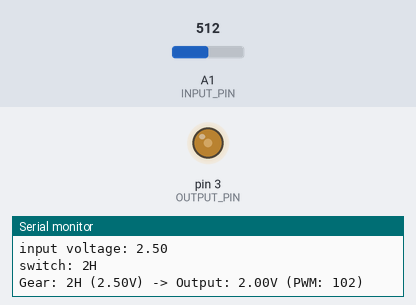
Bench run of a sketch on a simulated Arduino Uno, built with avr-gcc and run on an emulated ATmega328P. On the bench: output pins drawn as LEDs (lit = HIGH), the last lines printed to the serial monitor. Inputs (shaded band) come from the test bench; at power-on: A1 (INPUT_PIN) = 512.

Above: at 1.8 s.
1.9 s: A1 (INPUT_PIN) set to 494
3.4 s: A1 (INPUT_PIN) set to 461
At 4.5 s:
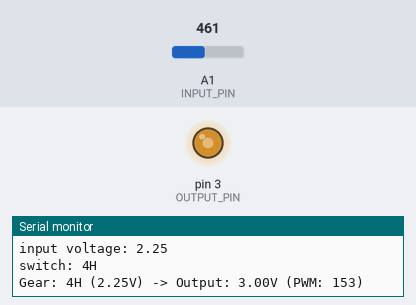
5.6 s: A1 (INPUT_PIN) set to 511
At 7.1 s:
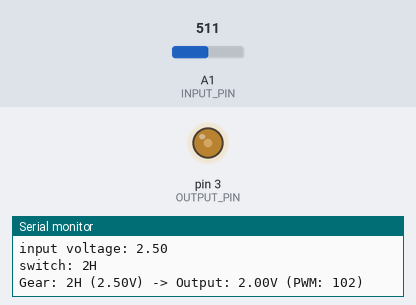
7.6 s: A1 (INPUT_PIN) set to 306
At 8.5 s:
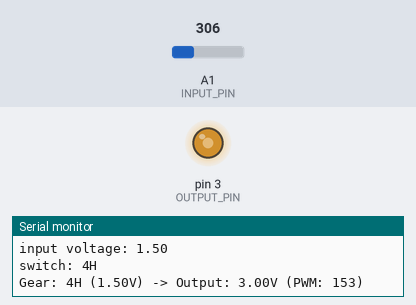
Timing chart, 0 to 10.6 s (numbered marks = the images above; inputs shaded):
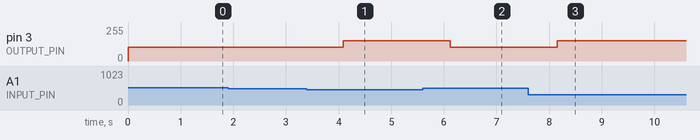

Measured:
- the behaviour switches between 479 and 478 on A1 (INPUT_PIN) (found by bisection; images 0 and 1)
- after the input at 3.4 s, pin 3 (OUTPUT_PIN): 102/255 → 153/255 after 0.69 s
- after the input at 5.6 s, pin 3 (OUTPUT_PIN): 153/255 → 102/255 after 0.52 s
- after the input at 7.6 s, pin 3 (OUTPUT_PIN): 102/255 → 153/255 after 0.55 s

The sketch:

t-case-switch-converter.ino
```cpp
// (licence header left out)
 #include <Arduino.h>

// Uncomment this line to enable debug output
#define DEBUG

#ifdef DEBUG
  // slower in debug to not overload the console output
  const int LOOP_WAIT = 1000;
#else
  // faster is release for responsiveness
  const int LOOP_WAIT = 100;
#endif

// const
// Pin definitions
const int INPUT_PIN = A1;
const int OUTPUT_PIN = 3;

const float ACTUAL_VCC = 5.0;
// due to impedance, etc of RC filter, we need to accound for a voltage drop
// Calibration = Target_Voltage / Measured_Voltage
const float PWM_CALIBRATION_FACTOR = 1.0;// 1.067;

// Voltage mapping structure
struct VoltageMap {
  const char* gearName;
  float inputVoltage;
  float outputVoltage;
};

// Single lookup table with gear->input->output mappings
const VoltageMap VOLTAGE_TABLE[] = {
  {"4L",   1.08, 1.5},
  {"4H",   1.83, 3.0},
  {"2H",   2.85, 2.0}
};

// Variables
int inputValue = 0;

// Debug macros.  If #debug is not defined, they do nothing
#ifdef DEBUG
  #define DEBUG_PRINT(x) Serial.print(x)
  #define DEBUG_PRINTLN(x) Serial.println(x)
#else
  #define DEBUG_PRINT(x)
  #define DEBUG_PRINTLN(x)
#endif

const int TABLE_SIZE = sizeof(VOLTAGE_TABLE) / sizeof(VOLTAGE_TABLE[0]);

// Function to find the closest voltage mapping entry
const VoltageMap* getVoltageMapping(int adcValue) {
  // Convert ADC value to voltage (5V reference, 10-bit ADC)
  float inputVoltage = (adcValue / 1023.0) * 5.0;

  DEBUG_PRINT("input voltage: ");
  DEBUG_PRINTLN(inputVoltage);

  int closestIndex = 0;
  float minDistance = fabs(inputVoltage - VOLTAGE_TABLE[0].inputVoltage);

  // Find the closest input voltage
  for (int i = 1; i < TABLE_SIZE; i++) {
    float distance = fabs(inputVoltage - VOLTAGE_TABLE[i].inputVoltage);
    if (distance < minDistance) {
      minDistance = distance;
      closestIndex = i;
    }
  }

  DEBUG_PRINT("switch: ");
  DEBUG_PRINTLN(VOLTAGE_TABLE[closestIndex].gearName);

  return &VOLTAGE_TABLE[closestIndex];
}

// Convert desired voltage to PWM value (0-255)
// Assumes 5V supply for PWM output
int voltageToPWM(float voltage) {
  if (voltage < 0) voltage = 0;
  if (voltage > 5.0) voltage = 5.0;

  float calibratedVoltage = voltage * PWM_CALIBRATION_FACTOR;

  return (int)((calibratedVoltage / ACTUAL_VCC) * 255);
}

void processVoltageIO() {
  // Read input and get the voltage mapping
  int adcReading = analogRead(INPUT_PIN);
  const VoltageMap* mapping = getVoltageMapping(adcReading);

  // Convert to PWM and output to pin D3
  int pwmValue = voltageToPWM(mapping->outputVoltage);
  analogWrite(OUTPUT_PIN, pwmValue);

  // Debug output
#ifdef DEBUG
  float inputVoltage = (adcReading / 1023.0) * 5.0;
  Serial.print("Gear: ");
  Serial.print(mapping->gearName);
  Serial.print(" (");
  Serial.print(inputVoltage);
  Serial.print("V) -> Output: ");
  Serial.print(mapping->outputVoltage);
  Serial.print("V (PWM: ");
  Serial.print(pwmValue);
  Serial.println(")");
#else
// Debug output only when switch position changes
  static const char* previousGear = "";  // Remember previous gear

  if (strcmp(mapping->gearName, previousGear) != 0) {
    Serial.print("Switch changed to: ");
    Serial.print(mapping->gearName);
    Serial.print(" -> Output: ");
    Serial.print(mapping->outputVoltage);
    Serial.println("V");

    previousGear = mapping->gearName;  // Update for next comparison
  }
#endif
}

void setup() {
  Serial.begin(9600);
  DEBUG_PRINTLN("Switch Converter Initialized");

  pinMode(OUTPUT_PIN, OUTPUT);  // Set output for PWM
}

void loop() {
  processVoltageIO();

  // Short delay for stability
  delay(LOOP_WAIT);
}
```
